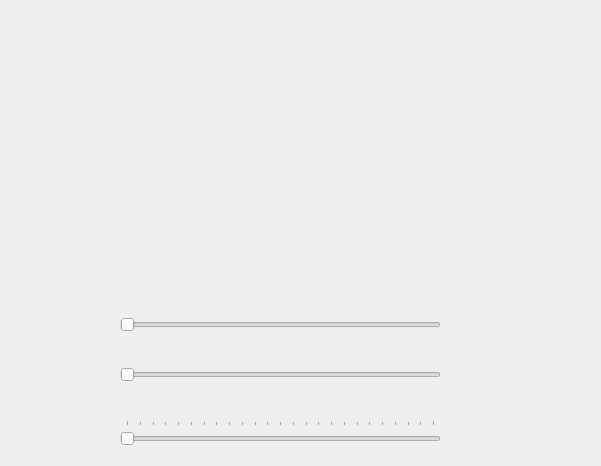
<?xml version="1.0" encoding="UTF-8"?>
<ui version="4.0">
 <class>Window</class>
 <widget class="QWidget" name="Window">
  <property name="geometry">
   <rect>
    <x>0</x>
    <y>0</y>
    <width>601</width>
    <height>466</height>
   </rect>
  </property>
  <property name="windowTitle">
   <string>Window</string>
  </property>
  <widget class="MyGLWidget" name="myGLWidget" native="true">
   <property name="geometry">
    <rect>
     <x>19</x>
     <y>9</y>
     <width>471</width>
     <height>261</height>
    </rect>
   </property>
  </widget>
  <widget class="QSlider" name="rotXSlider">
   <property name="geometry">
    <rect>
     <x>120</x>
     <y>310</y>
     <width>321</width>
     <height>29</height>
    </rect>
   </property>
   <property name="orientation">
    <enum>Qt::Horizontal</enum>
   </property>
  </widget>
  <widget class="QSlider" name="rotYSlider">
   <property name="geometry">
    <rect>
     <x>120</x>
     <y>360</y>
     <width>321</width>
     <height>29</height>
    </rect>
   </property>
   <property name="orientation">
    <enum>Qt::Horizontal</enum>
   </property>
  </widget>
  <widget class="QSlider" name="rotZSlider">
   <property name="geometry">
    <rect>
     <x>120</x>
     <y>420</y>
     <width>321</width>
     <height>29</height>
    </rect>
   </property>
   <property name="maximum">
    <number>360</number>
   </property>
   <property name="singleStep">
    <number>16</number>
   </property>
   <property name="pageStep">
    <number>15</number>
   </property>
   <property name="orientation">
    <enum>Qt::Horizontal</enum>
   </property>
   <property name="tickPosition">
    <enum>QSlider::TicksAbove</enum>
   </property>
   <property name="tickInterval">
    <number>15</number>
   </property>
  </widget>
 </widget>
 <layoutdefault spacing="6" margin="11"/>
 <customwidgets>
  <customwidget>
   <class>MyGLWidget</class>
   <extends>QWidget</extends>
   <header>myglwidget.h</header>
   <container>1</container>
   <slots>
    <slot>setXrotation(int)</slot>
    <slot>setYrotation(int)</slot>
    <slot>setZrotation(int)</slot>
   </slots>
  </customwidget>
 </customwidgets>
 <resources/>
 <connections>
  <connection>
   <sender>rotXSlider</sender>
   <signal>valueChanged(int)</signal>
   <receiver>myGLWidget</receiver>
   <slot>setXrotation(int)</slot>
   <hints>
    <hint type="sourcelabel">
     <x>280</x>
     <y>324</y>
    </hint>
    <hint type="destinationlabel">
     <x>254</x>
     <y>139</y>
    </hint>
   </hints>
  </connection>
  <connection>
   <sender>rotYSlider</sender>
   <signal>valueChanged(int)</signal>
   <receiver>myGLWidget</receiver>
   <slot>setYrotation(int)</slot>
   <hints>
    <hint type="sourcelabel">
     <x>280</x>
     <y>374</y>
    </hint>
    <hint type="destinationlabel">
     <x>254</x>
     <y>139</y>
    </hint>
   </hints>
  </connection>
  <connection>
   <sender>rotZSlider</sender>
   <signal>valueChanged(int)</signal>
   <receiver>myGLWidget</receiver>
   <slot>setZrotation(int)</slot>
   <hints>
    <hint type="sourcelabel">
     <x>280</x>
     <y>434</y>
    </hint>
    <hint type="destinationlabel">
     <x>254</x>
     <y>139</y>
    </hint>
   </hints>
  </connection>
 </connections>
</ui>
